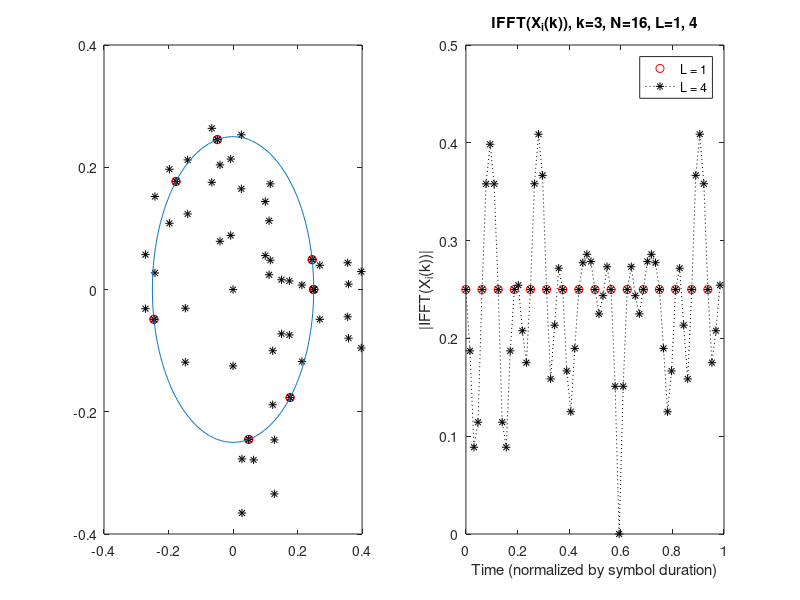

Here is the MATLAB script that generated this plot:
% PAPR_of_Chu.m
clear,close,clc all

function [xt, time] = IFFT_oversampling(X,N,L)
if nargin < 3
  L = 1;
end
NL = N*L;
T = 1/NL;
time = [0:T:1-T];
X = X(:).';
xt = L*ifft([X(1:N/2) zeros(1,NL-N) X(N/2+1:end)], NL);
endfunction

function [PAPR_dB, AvgP_dB, PeakP_dB] = PAPR(x)
% PAPR_dB  : PAPR[dB]
% AvgP_dB  : Average power[dB]
% PeakP_dB : Maximum power[dB]

Nx=length(x);
xI=real(x);
xQ=imag(x);
Power = xI.*xI + xQ.*xQ;
PeakP = max(Power);
PeakP_dB = 10*log10(PeakP);
AvgP = sum(Power)/Nx;
AvgP_dB = 10*log10(AvgP);
PAPR_dB = 10*log10(PeakP/AvgP);
endfunction

N = 16; % 16 point IFFT
L = 4;
i = [0:N-1]; 
k = 3; % gcd(k,N) = 1
X = exp(j*k*pi/N*(i.*i));
[x,time] = IFFT_oversampling(X,N);
PAPRdB = PAPR(x);
[x_os,time_os] = IFFT_oversampling(X,N,L);
PAPRdB_os = PAPR(x_os);

subplot(121)
plot(x,'ro');
hold on;
plot(x_os,'k*');
axis([-0.4 0.4 -0.4 0.4]);
%axis('equal');

plot(0.25*exp(j*pi/180*[0:359])) % circle with radius 0.25 

subplot(122)
plot(time,abs(x),'ro', time_os,abs(x_os),'k:*');
title('IFFT(X_i(k)), k=3, N=16, L=1, 4');
ylabel('|IFFT(X_i(k))|');
xlabel('Time (normalized by symbol duration)');
legend('L = 1','L = 4');
PAPRdB_without_and_with_oversampling=[PAPRdB  PAPRdB_os]
